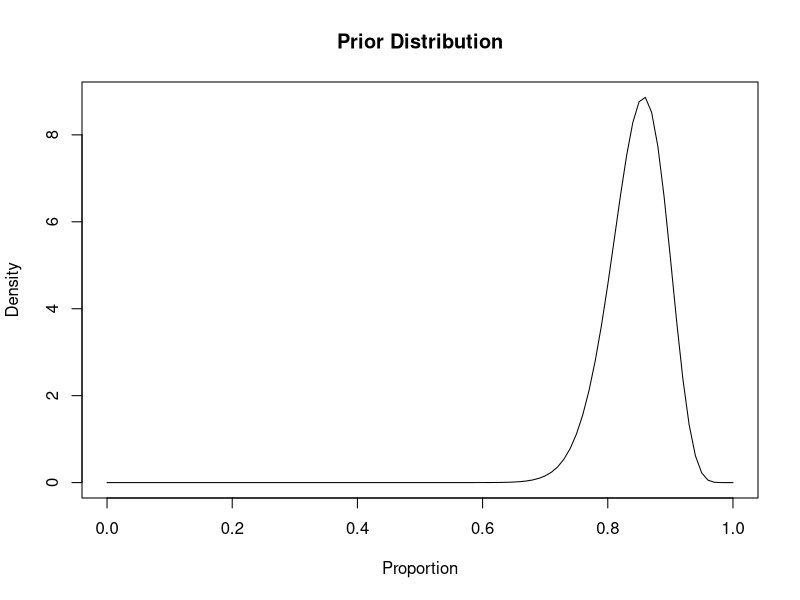
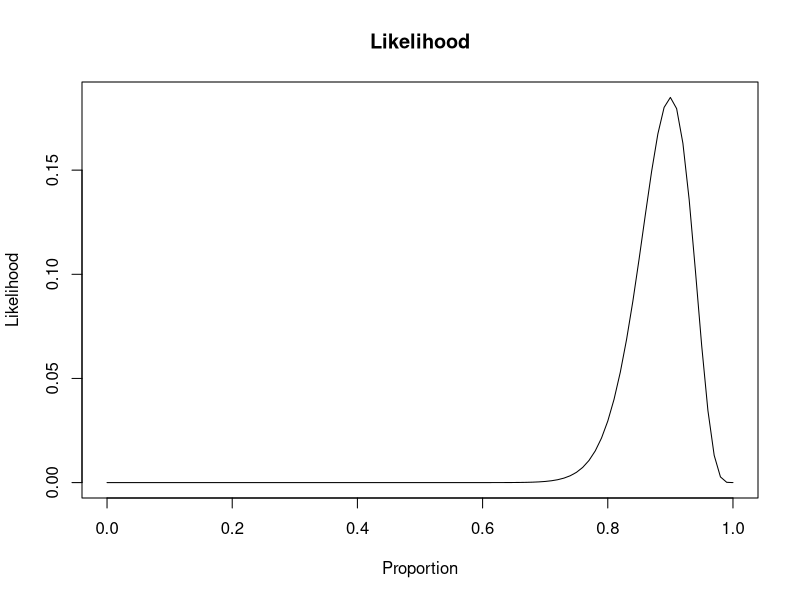
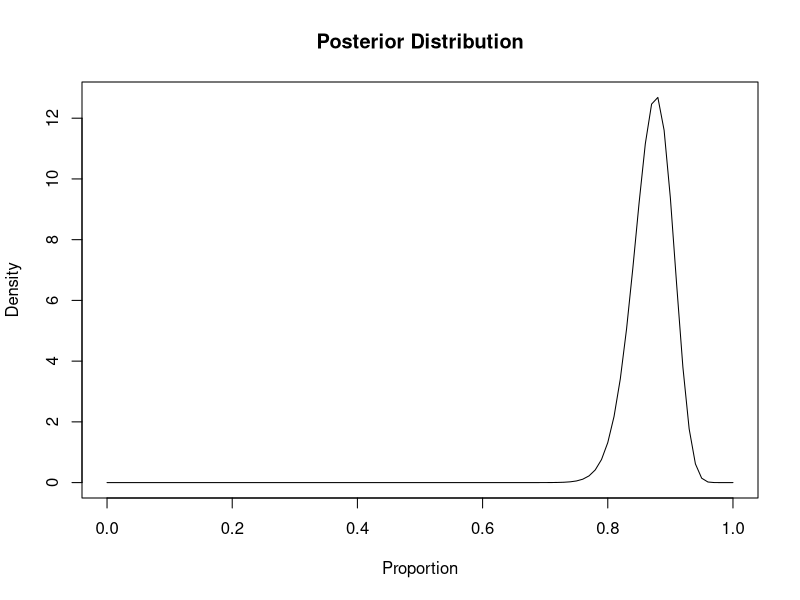

Generate these figures, in order, with R:
a <- 52.22
b <- 9.52

curve(dbeta(x, a, b),
      from = 0, to = 1,
      xlab = "Proportion",
      ylab = "Density",
      main = "Prior Distribution")

successes <- 45
total <- 50

curve(dbinom(successes, total, x),
      from = 0, to = 1,
      xlab = "Proportion",
      ylab = "Likelihood",
      main = "Likelihood")

posterior_a <- a + successes
posterior_b <- b + (total - successes)

posterior_a
posterior_b

curve(dbeta(x, posterior_a, posterior_b),
      from = 0, to = 1,
      xlab = "Proportion",
      ylab = "Density",
      main = "Posterior Distribution")

posterior_mean <- posterior_a / (posterior_a + posterior_b)
posterior_mean
